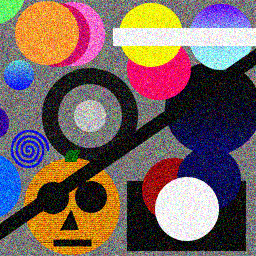
#> input picture proj1-edges-hough/circles.png, 256 x 256 px
$ jupyter execute --allow-errors Untitled.ipynb   (Python 2 division)
#> lines starting #> are read from the running program, lines starting #| are printed output that depends on the picture
[cell 1]
from scipy import misc
import cv2
import matplotlib.pyplot as plt
import numpy as np
import math

[cell 2]
img = cv2.imread('circles.png')
#> img is the input picture: shape (256, 256, 3); mean B, G, R 95.6, 98.7, 118.8
#converted_img = cv2.cvtColor(img, cv2.COLOR_GRAY2BGR)
img = cv2.fastNlMeansDenoisingColored(img, None, 20, 20, 7, 21)
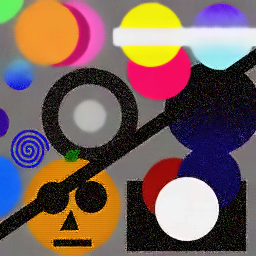
#> img: shape (256, 256, 3); mean B, G, R 91.5, 96.4, 120.2
cv2.imshow('',cv2.cvtColor(img, cv2.COLOR_BGR2RGB))
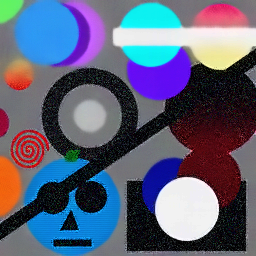
#> window '': shape (256, 256, 3); mean B, G, R 120.2, 96.4, 91.5
plt.imshow(img[:, :, ::-1])

[cell 3]
img_shape = img.shape
#> img_shape = (256, 256, 3)

x_max = img_shape[0]
#> x_max = 256
y_max = img_shape[1]
#> y_max = 256

theta_max = 1.0 * math.pi
theta_min = 0.0

r_min = 0.0
r_max = math.hypot(x_max, y_max)
#> r_max = 362

r_dim = 200
theta_dim = 300

hough_space = np.zeros((r_dim,theta_dim))

#> (the rest of this cell did not finish here and is left out)

[cell 4]
Sorted_Index_HoughTransform =  np.argsort(hough_space, axis=None)

print 'Sorted_Index_HoughTransform[0]', Sorted_Index_HoughTransform[0]
#print Sorted_Index_HoughTransform.shape, r_dim * theta_dim

shape = Sorted_Index_HoughTransform.shape

k = shape[0] - 1
list_r = []
list_theta = []
for d in range(5):
    i = int( Sorted_Index_HoughTransform[k] / theta_dim )
    #print i, round( (1.0 * i * r_max ) / r_dim,1)
    list_r.append(round( (1.0 * i * r_max ) / r_dim,1))
    j = Sorted_Index_HoughTransform[k] - theta_dim * i
    print 'Maxima', d+1, 'r: ', j, 'theta', round( (1.0 * j * theta_max) / theta_dim,1)
    list_theta.append(round( (1.0 * j * theta_max) / theta_dim,1))
    print "--------------------"
    k = k - 1
#> after the loop, k = 59994; list_r = [360.2, 119.5, 119.5, 119.5, 119.5]; list_theta = [3.1, 2, 2.2, 2.2, 2.1]

[cell 5]
import scipy.ndimage.filters as filters
import scipy.ndimage as ndimage

neighborhood_size = 20
threshold = 140

data_max = filters.maximum_filter(hough_space, neighborhood_size)
maxima = (hough_space == data_max)


data_min = filters.minimum_filter(hough_space, neighborhood_size)
diff = ((data_max - data_min) > threshold)
maxima[diff == 0] = 0

labeled, num_objects = ndimage.label(maxima)
slices = ndimage.find_objects(labeled)

x, y = [], []
for dy,dx in slices:
    x_center = (dx.start + dx.stop - 1)/2
    x.append(x_center)
    y_center = (dy.start + dy.stop - 1)/2
    y.append(y_center)

print x
print y

plt.imshow(hough_space, origin='lower')
plt.savefig('hough_space_i_j.png', bbox_inches = 'tight')
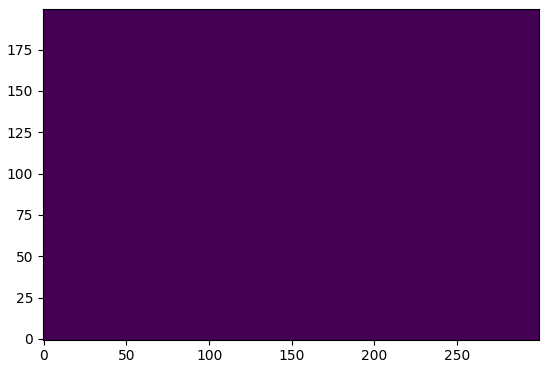
#> figure drawn by matplotlib, 1 panel

plt.autoscale(False)
plt.plot(x,y, 'ro')
plt.savefig('hough_space_maximas.png', bbox_inches = 'tight')

plt.close()
